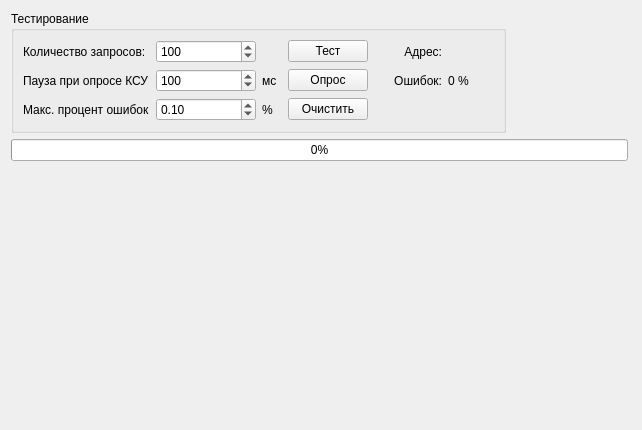
<?xml version="1.0" encoding="UTF-8"?>
<ui version="4.0">
 <class>ModbusLinkTedtingWidget</class>
 <widget class="QWidget" name="ModbusLinkTedtingWidget">
  <property name="geometry">
   <rect>
    <x>0</x>
    <y>0</y>
    <width>642</width>
    <height>430</height>
   </rect>
  </property>
  <property name="windowTitle">
   <string>Form</string>
  </property>
  <layout class="QFormLayout" name="formLayout">
   <item row="0" column="0">
    <widget class="QGroupBox" name="testingGroupBox">
     <property name="title">
      <string>Тестирование</string>
     </property>
     <layout class="QGridLayout" name="gridLayout">
      <item row="0" column="0">
       <widget class="QLabel" name="requestsCountLabel">
        <property name="text">
         <string>Количество запросов:</string>
        </property>
        <property name="buddy">
         <cstring>requestCountSpinBox</cstring>
        </property>
       </widget>
      </item>
      <item row="0" column="1">
       <widget class="QSpinBox" name="requestCountSpinBox">
        <property name="minimumSize">
         <size>
          <width>100</width>
          <height>0</height>
         </size>
        </property>
        <property name="minimum">
         <number>10</number>
        </property>
        <property name="maximum">
         <number>10000</number>
        </property>
        <property name="value">
         <number>100</number>
        </property>
       </widget>
      </item>
      <item row="0" column="2">
       <spacer name="testSpacer">
        <property name="orientation">
         <enum>Qt::Horizontal</enum>
        </property>
        <property name="sizeType">
         <enum>QSizePolicy::Minimum</enum>
        </property>
        <property name="sizeHint" stdset="0">
         <size>
          <width>20</width>
          <height>20</height>
         </size>
        </property>
       </spacer>
      </item>
      <item row="0" column="3">
       <widget class="QPushButton" name="testButton">
        <property name="text">
         <string>Тест</string>
        </property>
       </widget>
      </item>
      <item row="0" column="5">
       <widget class="QLabel" name="addressTextLabel">
        <property name="layoutDirection">
         <enum>Qt::LeftToRight</enum>
        </property>
        <property name="text">
         <string>Адрес:</string>
        </property>
        <property name="alignment">
         <set>Qt::AlignRight|Qt::AlignTrailing|Qt::AlignVCenter</set>
        </property>
       </widget>
      </item>
      <item row="0" column="6">
       <widget class="QLabel" name="addressLabel">
        <property name="text">
         <string/>
        </property>
       </widget>
      </item>
      <item row="1" column="0">
       <widget class="QLabel" name="requestPauseLabel">
        <property name="text">
         <string>Пауза при опросе КСУ</string>
        </property>
        <property name="buddy">
         <cstring>pauseSpinBox</cstring>
        </property>
       </widget>
      </item>
      <item row="1" column="1">
       <widget class="QSpinBox" name="pauseSpinBox">
        <property name="minimumSize">
         <size>
          <width>100</width>
          <height>0</height>
         </size>
        </property>
        <property name="minimum">
         <number>10</number>
        </property>
        <property name="maximum">
         <number>10000</number>
        </property>
        <property name="value">
         <number>100</number>
        </property>
       </widget>
      </item>
      <item row="1" column="2">
       <widget class="QLabel" name="pauseMeasureUnitLabel">
        <property name="text">
         <string>мс</string>
        </property>
       </widget>
      </item>
      <item row="1" column="3">
       <widget class="QPushButton" name="requestButton">
        <property name="text">
         <string>Опрос</string>
        </property>
       </widget>
      </item>
      <item row="1" column="5">
       <widget class="QLabel" name="errorsTextLabel">
        <property name="text">
         <string>Ошибок:</string>
        </property>
        <property name="alignment">
         <set>Qt::AlignRight|Qt::AlignTrailing|Qt::AlignVCenter</set>
        </property>
       </widget>
      </item>
      <item row="1" column="6">
       <widget class="QLabel" name="errorsLabel">
        <property name="text">
         <string>0 %</string>
        </property>
       </widget>
      </item>
      <item row="2" column="3">
       <widget class="QPushButton" name="clearButton">
        <property name="text">
         <string>Очистить</string>
        </property>
       </widget>
      </item>
      <item row="0" column="4">
       <spacer name="addressSpacer">
        <property name="orientation">
         <enum>Qt::Horizontal</enum>
        </property>
        <property name="sizeType">
         <enum>QSizePolicy::Minimum</enum>
        </property>
        <property name="sizeHint" stdset="0">
         <size>
          <width>20</width>
          <height>20</height>
         </size>
        </property>
       </spacer>
      </item>
      <item row="2" column="5" colspan="2">
       <spacer name="horizontalSpacer_2">
        <property name="orientation">
         <enum>Qt::Horizontal</enum>
        </property>
        <property name="sizeType">
         <enum>QSizePolicy::Minimum</enum>
        </property>
        <property name="sizeHint" stdset="0">
         <size>
          <width>100</width>
          <height>20</height>
         </size>
        </property>
       </spacer>
      </item>
      <item row="2" column="0">
       <widget class="QLabel" name="spQualityLabel">
        <property name="text">
         <string>Макс. процент ошибок</string>
        </property>
       </widget>
      </item>
      <item row="2" column="2">
       <widget class="QLabel" name="label">
        <property name="text">
         <string>%</string>
        </property>
       </widget>
      </item>
      <item row="2" column="1">
       <widget class="QDoubleSpinBox" name="spQualitySpin">
        <property name="maximum">
         <double>100.000000000000000</double>
        </property>
        <property name="singleStep">
         <double>0.100000000000000</double>
        </property>
        <property name="value">
         <double>0.100000000000000</double>
        </property>
       </widget>
      </item>
     </layout>
    </widget>
   </item>
   <item row="1" column="0" colspan="2">
    <layout class="QHBoxLayout" name="horizontalLayout">
     <property name="spacing">
      <number>0</number>
     </property>
     <item>
      <widget class="QProgressBar" name="progressBar">
       <property name="value">
        <number>0</number>
       </property>
      </widget>
     </item>
     <item>
      <widget class="Line" name="progressLine">
       <property name="styleSheet">
        <string notr="true">background-color: rgba(0, 0, 0, 0);</string>
       </property>
       <property name="lineWidth">
        <number>0</number>
       </property>
       <property name="orientation">
        <enum>Qt::Vertical</enum>
       </property>
      </widget>
     </item>
    </layout>
   </item>
  </layout>
 </widget>
 <resources/>
 <connections/>
</ui>
